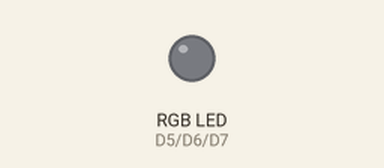
This sketch was run on a simulated ESP8266 (NodeMCU). Shown: an RGB LED mixed from three pins (HIGH = lit). WiFi joins after 1.5 s; servers stay silent unless stated; what the sketch prints to the serial monitor is not drawn.

Above: at 7.7 s.
At 9.2 s:
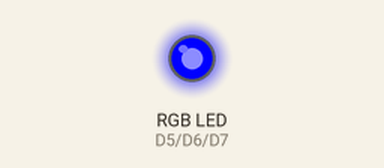
Timing chart, 0 to 10.5 s (numbered marks = the images above):
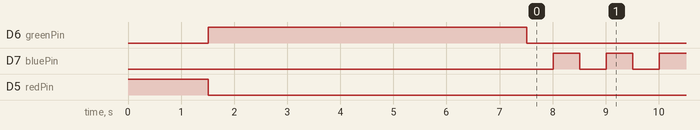

Measured:
- by itself, D6 (greenPin): HIGH → LOW at 7.5 s
- by itself, D7 (bluePin): alternates HIGH for 0.50 s and LOW for 0.50 s

The sketch:

wifi-rgb-example.ino
```cpp
// Libraries
#include <ESP8266WiFi.h>

// IO pins
int redPin = D5;
int greenPin = D6;
int bluePin = D7;

// WiFi network
const char* ssid     = "your-ssid";
const char* password = "your-password";

void setup() {
  // Config I/O ports
  setup_IO();
  // Connect to network
  setup_WIFI();
  // Led Color green
  setLedColor(0, 255, 0);
  delay(1000);
  Serial.println("Connected...");
  // Delay 5 seconds
  delay(5000);
}

void setup_IO() {
  // Config pines as output
  pinMode(redPin, OUTPUT);
  pinMode(greenPin, OUTPUT);
  pinMode(bluePin, OUTPUT);

  // Turn on the led with color red (No wifi connection)
  setLedColor(255, 0, 0);
}

void setup_WIFI() {
  // Start serial
  Serial.begin(115200);
  delay(10);

  // Connecting to a WiFi network
  Serial.println();
  Serial.println();
  Serial.print("Connecting to ");
  Serial.println(ssid);

  WiFi.begin(ssid, password);

  while (WiFi.status() != WL_CONNECTED) {
    delay(500);
    Serial.print(".");
  }
  // Turn on the led with color green (Wifi connection ok)
  //setLedColor(0, 255, 0);
  // Get net info
  Serial.println("");
  Serial.println("WiFi connected");
  Serial.println("IP address: ");
  Serial.println(WiFi.localIP());
}

void setLedColor(int R, int G, int B) {
  analogWrite(redPin, R);
  analogWrite (greenPin, G);
  analogWrite (bluePin, B);
}

void loop() {
  setLedColor(0, 0, 0);
  delay(500);
  setLedColor(0, 0, 255);
  delay(500);
}
```
